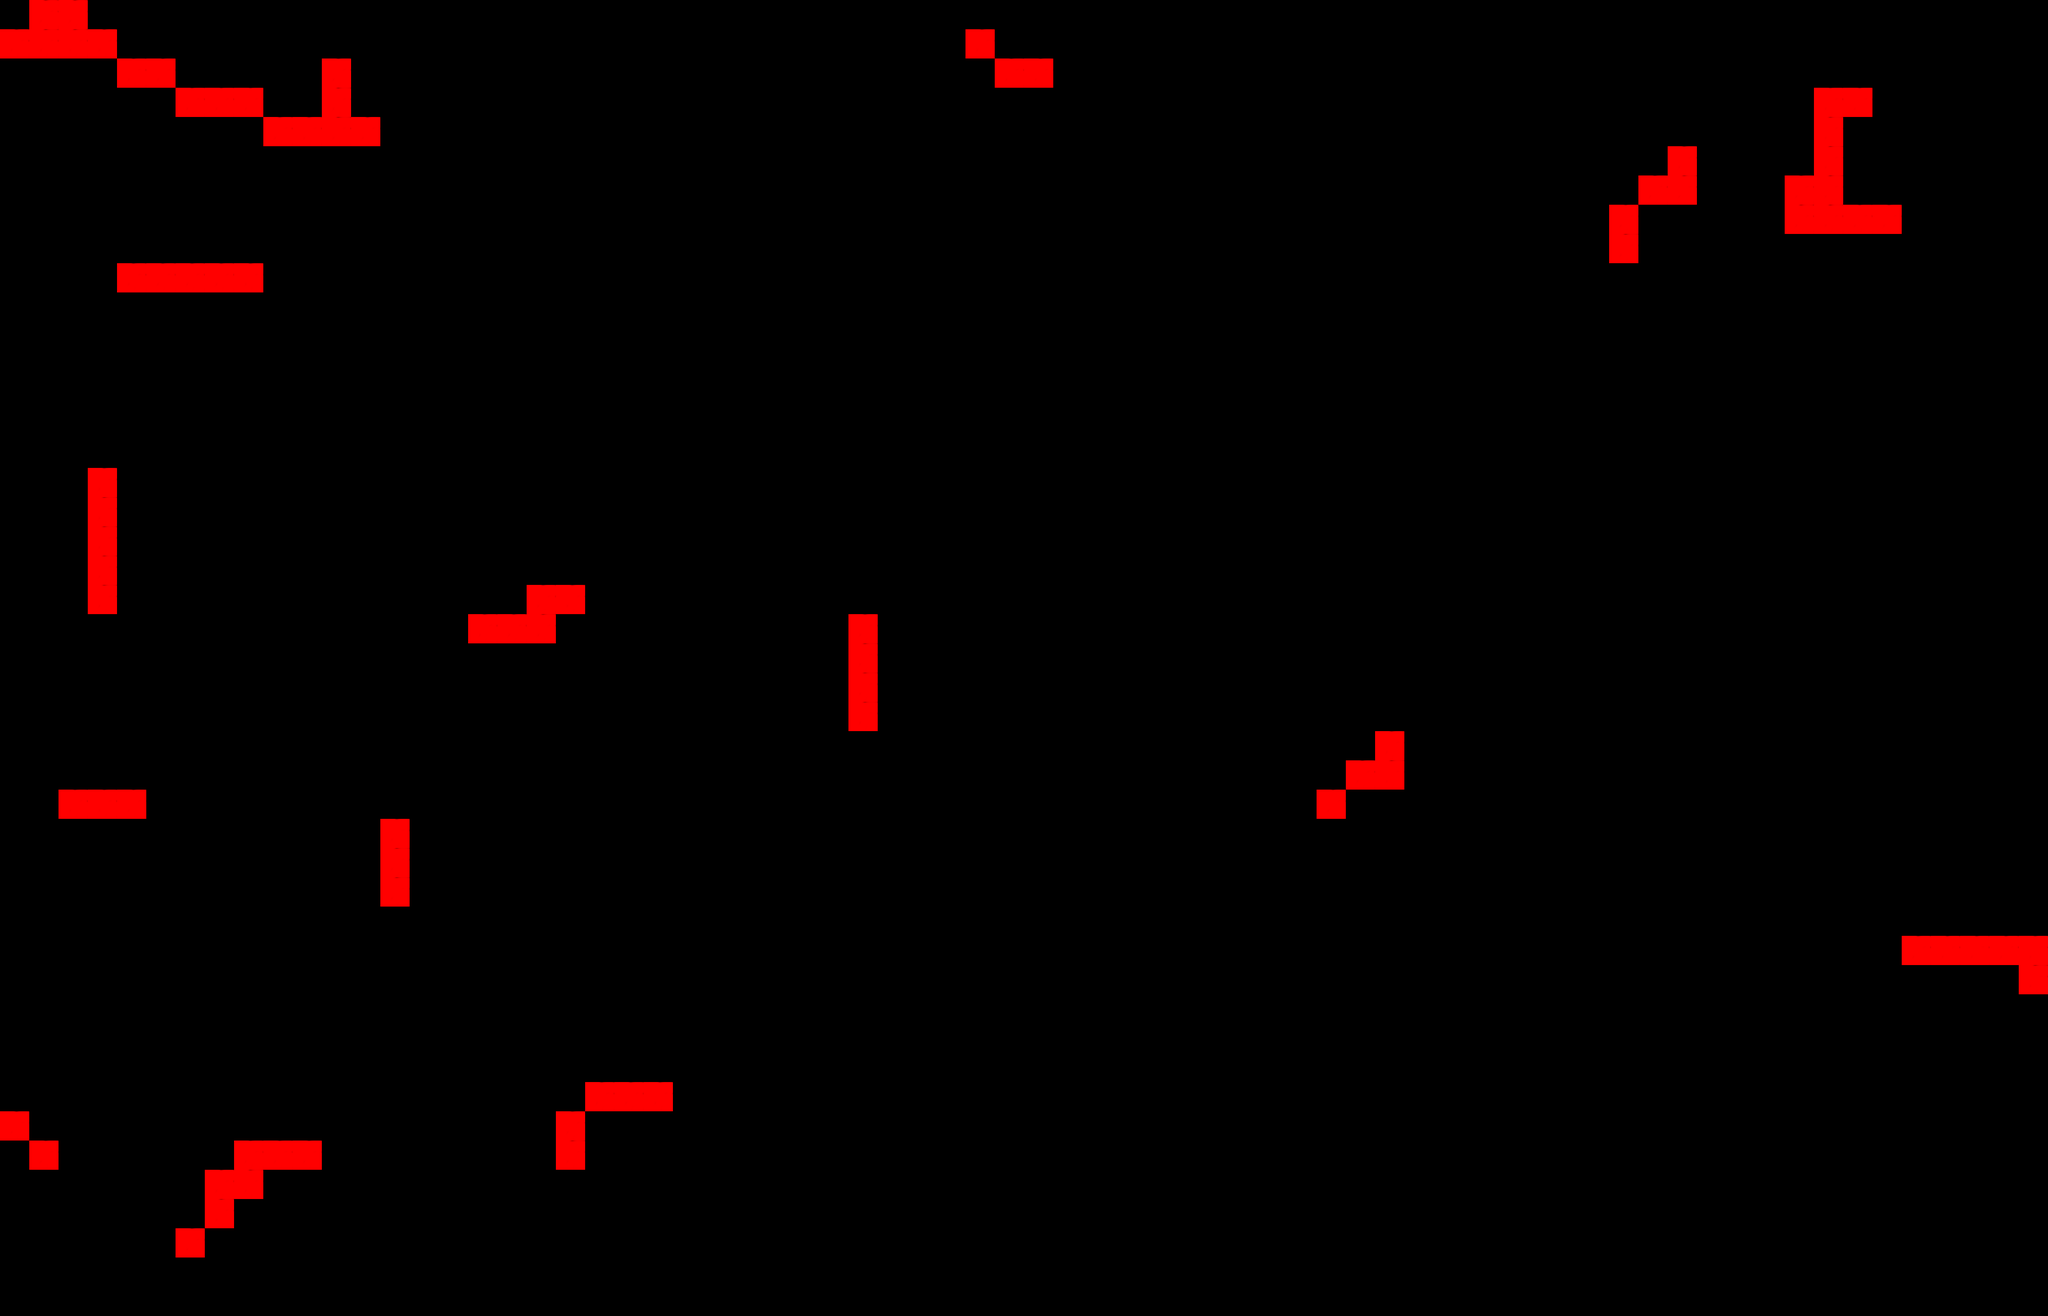

A 2D game scene composited from a Tiled map and its tileset images. What follows is a short description and the map's XML, with every tile layer's data as written:
An orthogonal 70x45 tile map with 64x64 px tiles, 1 tile layer (Tile Layer 1).

<map version="1.0" orientation="orthogonal" renderorder="right-down" width="70" height="45" tilewidth="64" tileheight="64" nextobjectid="1">
 <tileset firstgid="1" name="exampleTiles" tilewidth="64" tileheight="64" tilecount="4" columns="4">
  <image source="exampleTiles.png" width="256" height="64" />
 </tileset>
 <layer name="Tile Layer 1" width="70" height="45">
  <data encoding="csv">
0,2,2,0,0,0,0,0,0,0,0,0,0,0,0,0,0,0,0,0,0,0,0,0,0,0,0,0,0,0,0,0,0,0,0,0,0,0,0,0,0,0,0,0,0,0,0,0,0,0,0,0,0,0,0,0,0,0,0,0,0,0,0,0,0,0,0,0,0,0,
2,2,2,2,0,0,0,0,0,0,0,0,0,0,0,0,0,0,0,0,0,0,0,0,0,0,0,0,0,0,0,0,0,2,0,0,0,0,0,0,0,0,0,0,0,0,0,0,0,0,0,0,0,0,0,0,0,0,0,0,0,0,0,0,0,0,0,0,0,0,
0,0,0,0,2,2,0,0,0,0,0,2,0,0,0,0,0,0,0,0,0,0,0,0,0,0,0,0,0,0,0,0,0,0,2,2,0,0,0,0,0,0,0,0,0,0,0,0,0,0,0,0,0,0,0,0,0,0,0,0,0,0,0,0,0,0,0,0,0,0,
0,0,0,0,0,0,2,2,2,0,0,2,0,0,0,0,0,0,0,0,0,0,0,0,0,0,0,0,0,0,0,0,0,0,0,0,0,0,0,1,0,0,0,0,0,0,0,0,0,0,0,0,0,0,0,0,0,0,0,0,0,0,2,2,0,0,0,0,0,0,
0,0,0,0,0,0,0,0,0,2,2,2,2,0,0,0,0,0,0,0,0,0,0,0,0,0,0,0,0,0,0,0,0,0,0,0,0,0,0,1,0,0,0,0,0,0,0,1,1,1,0,0,0,0,0,0,0,0,0,0,0,0,2,0,0,0,0,0,0,0,
0,0,0,0,0,0,0,0,0,0,0,0,0,0,0,0,0,0,0,0,0,0,0,0,0,0,0,0,0,0,0,0,0,1,1,1,1,1,1,0,0,0,0,0,0,0,0,1,0,0,1,0,0,0,0,0,0,2,0,0,0,0,2,0,0,0,0,0,0,0,
0,0,0,0,0,0,0,0,0,0,0,0,0,0,0,0,0,0,0,0,0,0,1,0,0,0,0,0,0,0,0,0,0,0,0,0,0,0,0,0,0,0,0,0,0,1,1,0,0,0,0,1,0,0,0,0,2,2,0,0,0,2,2,0,0,0,0,0,0,0,
0,0,0,0,0,0,0,0,0,0,0,0,0,0,0,0,0,0,0,0,0,0,1,1,0,0,0,0,0,0,0,0,0,0,0,0,0,0,0,0,0,0,0,0,1,1,0,0,0,0,0,0,1,0,0,2,0,0,0,0,0,2,2,2,2,0,0,0,0,0,
0,0,0,0,0,0,0,0,0,0,0,0,0,0,0,1,0,0,0,0,0,1,0,1,0,1,0,0,0,0,0,0,0,0,0,0,0,0,0,0,0,0,0,1,1,1,0,0,0,0,0,0,1,0,0,2,0,0,0,0,0,0,0,0,0,0,0,0,0,0,
0,0,0,0,2,2,2,2,2,0,0,0,0,0,0,0,0,0,0,0,0,1,0,0,1,1,1,1,0,0,0,0,0,0,0,0,0,0,0,0,0,0,1,0,1,0,0,0,0,0,0,0,0,1,0,0,0,0,0,0,0,0,0,0,0,0,0,0,0,0,
0,0,0,0,0,1,0,0,0,0,0,0,0,0,0,0,0,0,0,0,0,1,0,0,0,0,0,0,0,0,0,0,0,0,0,0,0,0,1,0,0,0,0,0,1,0,0,0,0,0,0,0,0,0,1,0,0,0,0,0,0,0,0,0,0,0,0,0,0,0,
0,0,0,0,0,0,0,0,1,0,0,0,0,0,0,0,0,0,0,0,1,0,0,0,0,0,0,0,0,0,1,0,0,0,0,0,0,0,0,0,0,0,0,0,1,0,0,0,0,0,0,1,1,1,1,1,0,0,0,0,0,0,0,0,0,0,0,0,0,0,
0,0,0,0,0,0,0,0,0,0,0,0,0,0,0,0,0,0,0,0,1,0,0,0,0,0,0,0,0,0,1,0,0,0,0,0,0,0,0,0,0,0,0,0,0,0,0,0,0,0,0,1,1,0,0,1,1,0,0,0,1,0,0,0,0,0,0,0,0,0,
0,0,0,0,0,0,0,0,0,0,0,0,0,0,0,0,0,0,0,0,1,0,0,0,0,0,0,0,0,0,1,0,0,0,0,0,0,0,0,0,0,0,0,0,0,0,0,0,0,0,0,0,1,1,0,0,1,0,0,0,1,0,0,0,0,0,1,1,0,0,
0,0,0,0,0,0,0,0,0,0,0,0,0,0,0,0,0,0,0,1,0,0,0,0,0,0,0,0,0,0,1,0,0,0,0,0,0,0,0,0,0,0,0,0,0,0,0,0,0,0,0,0,0,0,1,1,1,1,0,0,1,0,0,0,0,0,1,0,0,0,
0,0,0,0,0,0,0,0,0,0,0,0,0,0,0,0,0,0,1,0,0,0,0,0,0,1,0,0,0,0,1,0,0,0,0,0,0,0,0,0,0,0,0,0,0,0,0,0,0,0,0,0,0,0,0,0,0,0,0,0,1,0,0,0,1,1,0,0,0,0,
0,0,0,2,0,0,0,0,0,0,0,0,0,1,0,0,0,1,0,0,0,0,0,0,0,1,1,0,0,0,0,1,0,0,0,0,0,0,0,0,0,0,0,0,0,0,0,0,0,0,0,0,0,0,1,0,0,0,0,0,0,1,0,1,1,0,0,0,0,0,
0,0,0,2,0,0,0,0,0,0,0,0,0,0,0,1,1,0,0,0,0,0,0,0,0,1,1,1,0,1,1,1,0,0,0,0,0,0,0,0,0,0,0,0,0,0,0,0,0,0,0,0,0,0,1,1,1,0,0,0,0,1,0,1,0,0,0,0,0,0,
0,0,0,2,0,0,0,0,0,0,0,0,0,0,0,0,0,0,0,0,0,0,0,0,0,0,0,1,0,0,0,1,1,1,0,0,0,0,0,0,0,0,0,0,0,0,0,0,0,0,0,0,0,0,0,0,0,1,1,0,0,0,1,1,0,0,0,0,0,0,
0,0,0,2,0,0,0,0,0,0,0,0,0,0,0,0,0,0,0,0,0,0,0,0,0,0,1,1,0,0,0,0,0,1,0,0,0,0,0,0,0,0,0,0,0,0,0,0,0,0,0,0,0,1,0,0,0,0,0,1,1,0,0,1,0,0,0,0,0,0,
0,0,0,2,0,0,0,0,0,0,0,0,0,0,0,0,0,0,2,2,1,1,0,0,0,0,0,1,0,0,0,0,0,1,0,0,0,0,0,0,0,0,0,0,0,0,0,0,0,0,0,0,0,1,0,0,0,1,0,0,0,1,0,1,1,0,0,0,0,0,
0,0,0,0,0,0,1,0,0,0,0,0,0,0,0,0,2,2,2,0,0,0,0,0,0,0,0,1,0,2,0,0,0,0,0,0,0,0,0,0,0,0,0,0,0,0,0,0,0,0,0,0,0,1,0,0,0,1,1,1,0,0,1,1,1,0,0,0,0,0,
0,0,0,0,0,0,0,0,0,0,0,0,0,0,0,0,0,0,0,0,0,0,0,0,0,0,0,0,0,2,0,0,0,0,0,0,0,0,0,0,0,0,0,0,0,0,0,0,0,0,0,0,0,1,1,1,1,1,0,0,1,1,0,0,1,1,0,0,0,0,
0,0,0,0,0,0,0,0,0,0,0,0,0,0,0,0,0,0,0,0,0,0,0,0,0,0,0,0,0,2,0,0,0,0,0,0,0,0,0,0,0,1,0,0,0,0,0,0,0,0,0,0,0,1,1,1,1,1,1,1,0,0,1,1,1,0,1,0,0,0,
0,0,0,0,0,0,0,0,0,0,0,0,0,0,0,1,0,0,0,0,0,0,0,0,0,0,0,0,0,2,0,0,0,0,0,0,0,0,0,0,0,0,0,0,0,0,0,0,0,0,0,0,0,1,1,0,0,0,0,0,1,1,0,0,1,1,1,0,0,0,
0,0,0,0,0,0,0,0,0,0,0,0,0,0,0,0,0,0,0,0,0,0,0,0,0,0,0,0,0,0,0,0,0,0,0,0,0,0,0,0,0,0,0,0,0,0,0,2,0,0,0,0,0,1,1,1,1,0,0,0,0,0,1,1,0,1,1,0,0,0,
0,0,0,0,0,0,0,0,0,0,0,0,0,0,0,0,0,0,0,0,0,0,0,0,0,0,0,0,0,0,0,0,0,0,0,0,0,0,0,0,0,0,0,0,0,0,2,2,0,0,0,0,0,1,1,1,1,1,0,0,0,0,0,0,1,0,1,0,0,0,
0,0,2,2,2,0,0,0,0,0,0,0,0,0,0,0,0,0,0,0,0,0,0,0,0,0,0,0,0,0,0,0,0,0,0,0,0,0,0,0,0,0,0,0,0,2,0,0,0,0,0,0,0,1,0,0,1,0,0,0,0,0,0,0,0,1,1,1,0,0,
0,0,0,0,0,0,0,0,0,0,0,0,0,2,0,0,0,0,0,1,1,1,0,0,0,0,0,0,0,0,0,0,0,0,0,0,0,0,0,0,0,0,0,0,0,0,0,0,0,0,0,0,0,1,0,0,0,1,0,0,0,0,0,0,0,0,0,1,0,0,
0,0,0,0,0,0,0,0,0,0,0,0,0,2,0,0,0,0,1,0,0,0,1,1,0,0,0,0,0,0,0,0,0,0,1,0,0,0,0,0,0,0,0,0,0,0,0,0,0,0,0,0,0,1,0,0,0,1,0,1,0,0,0,0,0,0,0,1,1,0,
0,0,0,0,0,0,0,0,0,0,0,0,0,2,0,0,0,0,1,0,0,0,0,0,1,0,0,0,0,0,0,0,0,1,1,0,0,0,0,0,0,0,1,0,0,0,0,0,0,0,0,0,0,1,0,0,0,0,1,0,0,0,0,0,0,0,0,0,0,0,
0,0,0,0,0,0,1,0,0,0,0,0,0,0,0,0,0,0,1,0,0,0,0,0,0,1,0,0,0,0,0,0,1,1,0,0,0,0,0,0,0,0,0,0,0,0,0,0,0,0,0,0,0,0,0,0,0,0,1,1,0,0,0,0,0,0,0,0,0,0,
0,0,0,0,0,0,0,0,0,0,0,0,0,0,0,0,0,0,1,0,0,0,0,0,0,1,0,0,0,1,1,1,0,0,0,0,0,0,0,0,0,0,0,0,0,0,0,0,0,0,0,0,0,0,0,0,0,1,0,0,1,0,0,0,0,2,2,2,2,2,
0,0,0,0,0,0,0,0,0,0,0,0,0,0,0,0,1,1,0,0,0,0,0,0,0,0,1,0,0,0,0,0,0,0,0,0,0,0,0,0,0,0,0,0,0,0,0,0,0,0,0,0,0,0,0,0,0,1,0,0,0,1,1,0,0,0,0,0,0,2,
0,0,0,0,0,0,0,0,0,0,1,1,1,1,1,1,0,0,0,0,0,0,0,0,0,0,1,0,0,0,0,0,0,0,0,0,0,0,0,0,0,0,0,0,0,0,0,0,0,0,0,0,0,0,0,0,0,1,0,0,0,0,0,1,0,0,0,0,0,0,
0,0,0,0,0,0,0,0,0,0,0,0,0,0,0,0,0,0,0,0,0,0,0,0,0,0,0,1,0,0,0,0,0,0,0,0,0,0,0,0,0,0,0,0,0,0,0,0,0,0,0,0,0,0,0,0,1,0,0,0,0,0,0,0,1,0,0,0,0,0,
0,0,0,0,0,0,0,0,0,0,0,0,0,0,0,0,0,0,0,0,0,0,0,0,0,0,0,0,1,0,0,0,0,0,0,0,0,0,0,0,0,0,0,0,0,0,0,0,1,0,0,0,0,0,0,0,1,0,0,0,0,0,0,0,0,1,0,0,0,0,
0,0,0,0,0,0,0,0,0,0,0,0,0,0,0,0,0,0,0,0,2,2,2,0,0,0,0,0,1,0,0,0,0,0,0,0,0,0,0,0,0,0,0,0,0,0,1,1,1,0,0,0,0,0,0,0,1,0,0,0,0,0,0,0,0,0,1,0,0,0,
2,0,0,0,0,0,0,0,0,0,0,0,0,0,0,0,0,0,0,2,0,0,0,0,0,0,0,0,0,1,0,0,0,0,0,0,0,0,0,0,0,0,0,0,0,1,1,0,1,1,0,0,0,0,0,0,0,0,0,0,0,0,0,0,0,0,0,1,0,0,
0,2,0,0,0,0,0,0,2,2,2,0,0,0,0,0,0,0,0,2,0,0,0,0,0,0,0,0,0,1,0,0,0,0,0,0,0,0,0,0,0,0,0,0,1,0,0,0,1,0,1,0,0,0,0,0,0,0,0,0,0,0,0,0,0,0,0,0,1,0,
0,0,0,0,0,0,0,2,2,0,0,0,0,0,0,0,0,0,0,0,0,0,0,0,0,0,0,0,1,0,0,0,0,0,0,0,0,0,0,1,1,1,1,1,1,1,1,1,1,0,1,0,0,0,0,0,0,0,0,0,0,0,0,0,0,0,0,0,0,1,
0,0,0,0,0,0,0,2,0,0,0,0,0,0,0,0,0,0,0,1,0,0,0,0,0,0,0,0,0,0,0,0,0,0,0,0,0,1,1,0,0,0,1,0,0,1,1,0,0,1,1,0,0,0,0,0,0,0,0,0,0,0,0,0,0,0,0,0,0,0,
0,0,0,0,0,0,2,0,0,0,0,0,0,0,0,0,0,0,0,0,0,0,0,0,0,0,0,0,0,0,0,0,0,0,0,0,1,0,0,0,0,0,0,0,1,0,0,0,0,0,1,1,0,0,0,0,0,0,0,0,0,0,0,0,0,0,0,0,0,0,
0,0,0,0,0,0,0,0,0,0,0,0,0,0,0,0,0,0,0,0,0,0,0,0,0,0,0,0,0,0,0,0,0,0,0,1,0,0,0,0,0,0,1,1,0,0,0,0,0,0,0,1,1,0,0,0,0,0,0,0,0,0,0,0,0,0,0,0,0,0,
0,0,0,0,0,0,0,0,0,0,0,0,0,0,0,0,0,0,0,0,0,0,0,0,0,0,0,0,0,0,0,0,0,0,0,1,1,1,1,1,1,1,0,0,0,0,0,0,0,0,0,1,0,0,0,0,0,0,0,0,0,0,0,0,0,0,0,0,0,0
</data>
 </layer>
</map>
